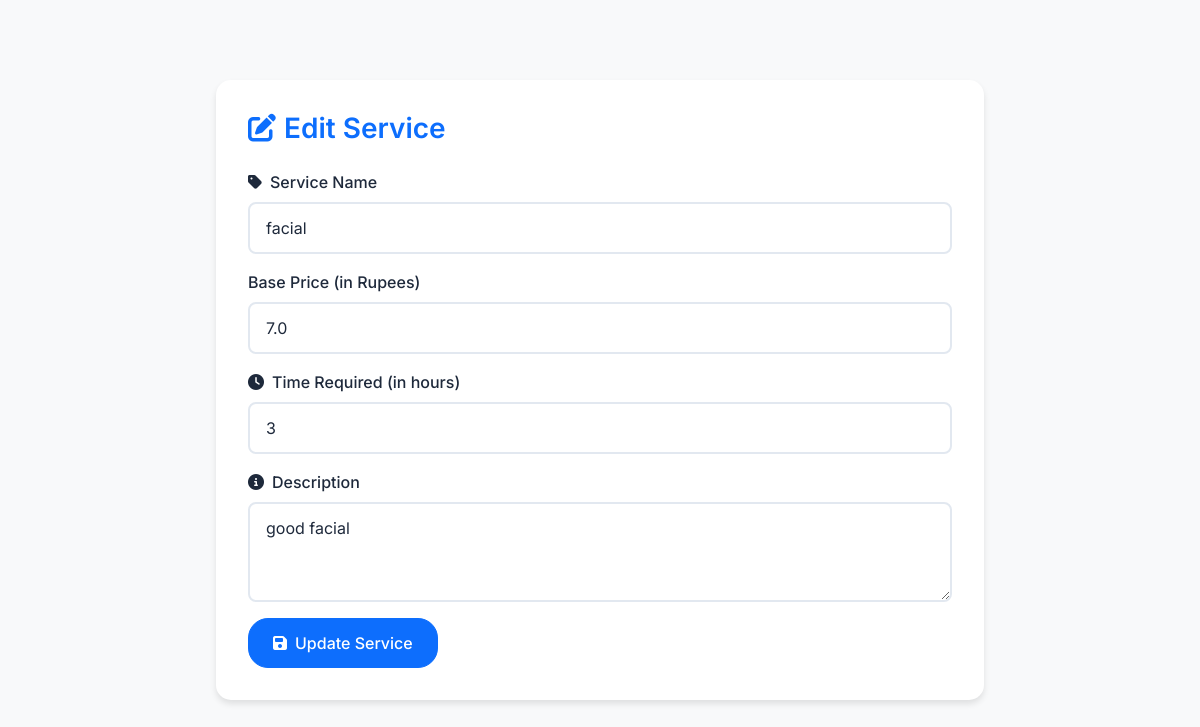
/edit_service/7 (signed in), run on the app's committed database.
### app.py (models this page shows)
class Service(db.Model):
    __tablename__ = 'services'
    service_id = db.Column(db.Integer, primary_key=True, autoincrement=True)
    service_name = db.Column(db.String(100), nullable=False)
    base_price = db.Column(db.Float, nullable=False)
    time_required = db.Column(db.Integer, nullable=False)  # In hours or days
    description = db.Column(db.Text, nullable=True)
    requests = db.relationship('ServiceRequest', back_populates='service')  # No cascade here

### app.py (the view, shortened to what this page needs)
@app.route('/edit_service/<int:service_id>', methods=['GET', 'POST'])
def edit_service(service_id):
    if 'role' in session and session['role'] == 'admin':
        service = Service.query.get_or_404(service_id)
        return render_template('edit_service.html', service=service)
    else:
        flash('Unauthorized access', 'danger')
        return redirect(url_for('home'))

### app.py (called while the page is built, shortened)
@app.before_request
def add_default_admin():
    global default_admin_initialized

### templates/edit_service.html (shortened to what this page needs)
<!DOCTYPE html>
<html lang="en" data-theme="light">
<head>
    <link href="https://cdn.jsdelivr.net/npm/bootstrap@5.3.0-alpha3/dist/css/bootstrap.min.css" rel="stylesheet">
    <link href="https://cdnjs.cloudflare.com/ajax/libs/font-awesome/6.4.0/css/all.min.css" rel="stylesheet">
    <link href="{{ url_for('static', filename='css/edit-service.css') }}" rel="stylesheet">
</head>
<body>
      <div class="container mt-5">
        <div class="form-container">
            <h3><i class="fas fa-edit me-2"></i>Edit Service</h3>
            <form method="POST" action="/edit_service/{{ service.service_id }}">
                <div class="mb-3">
                    <label for="service_name" class="form-label">
                        <i class="fas fa-tag me-2"></i>Service Name
                    </label>
                    <input type="text" id="service_name" name="service_name" class="form-control" value="{{ service.service_name }}" required>
                </div>
                <div class="mb-3">
                    <label for="base_price" class="form-label">
                        Base Price (in Rupees)
                    </label>
                    <input type="number" id="base_price" name="base_price" class="form-control" value="{{ service.base_price }}" required>
                </div>
                <div class="mb-3">
                    <label for="time_required" class="form-label">
                        <i class="fas fa-clock me-2"></i>Time Required (in hours)
                    </label>
                    <input type="number" id="time_required" name="time_required" class="form-control" value="{{ service.time_required }}" required>
                </div>
                <div class="mb-3">
                    <label for="description" class="form-label">
                        <i class="fas fa-info-circle me-2"></i>Description
                    </label>
                    <textarea id="description" name="description" class="form-control" rows="3" required>{{ service.description }}</textarea>
                </div>
                <button type="submit" class="btn btn-primary">
                    <i class="fas fa-save me-2"></i>Update Service
                </button>
            </form>
        </div>
    </div>
</body>
</html>

### static/css/edit-service.css (style rules this page uses)
:root { --primary-color: #0d6efd; --success-color: #198754; --danger-color: #dc3545; --warning-color: #ffc107; --background-color: #f8f9fa; --text-color: #1e293b; --border-color: #e2e8f0; --form-bg: white; --shadow-color: rgba(0, 0, 0, 0.1); --transition-speed: 0.3s; }
body { font-family: 'Inter', system-ui, -apple-system, sans-serif; background-color: var(--background-color); color: var(--text-color); transition: background-color var(--transition-speed), color var(--transition-speed); }
.container { max-width: 800px; padding: 2rem 1rem; animation: fadeIn 0.5s ease-out; }
.form-container { background-color: var(--form-bg); border-radius: 15px; padding: 2rem; box-shadow: 0 4px 6px var(--shadow-color); }
h3 { color: var(--primary-color); margin-bottom: 1.5rem; font-weight: 600; }
.form-label { font-weight: 500; color: var(--text-color); margin-bottom: 0.5rem; }
.form-control { background-color: var(--form-bg); color: var(--text-color); border: 2px solid var(--border-color); border-radius: 8px; padding: 0.75rem 1rem; transition: all 0.3s ease; }
.btn { padding: 0.75rem 1.5rem; border-radius: 20px; font-weight: 500; transition: all 0.3s ease; }
.btn-primary { background-color: var(--primary-color); border-color: var(--primary-color); }

### data on the page
Service: service_name "facial", base_price "7.0", time_required "3", description "good facial"
